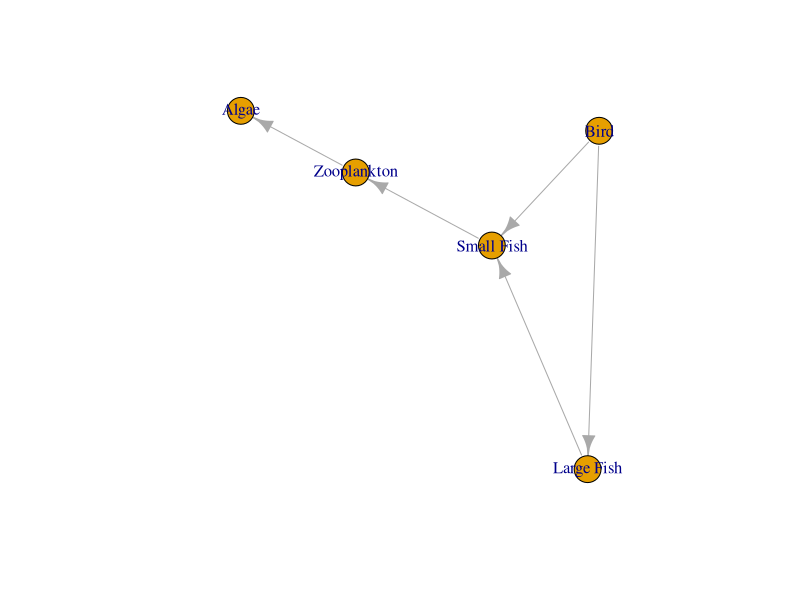
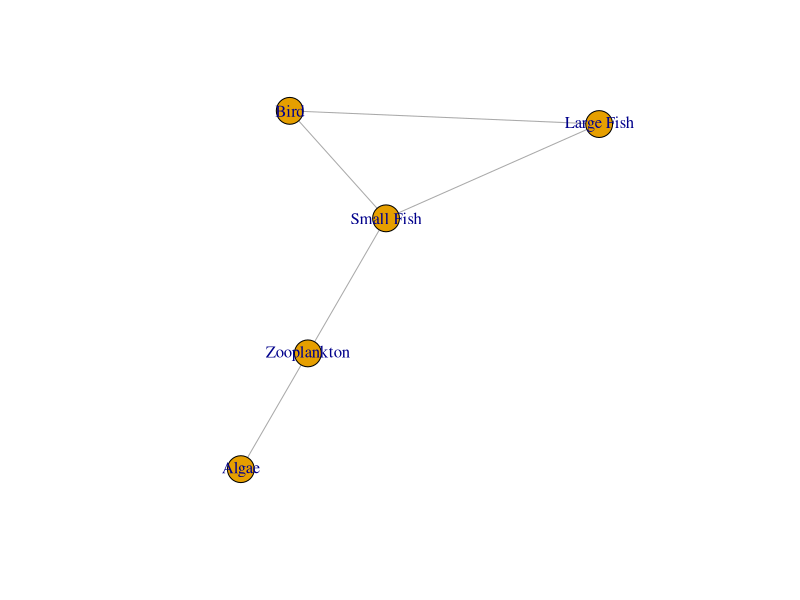
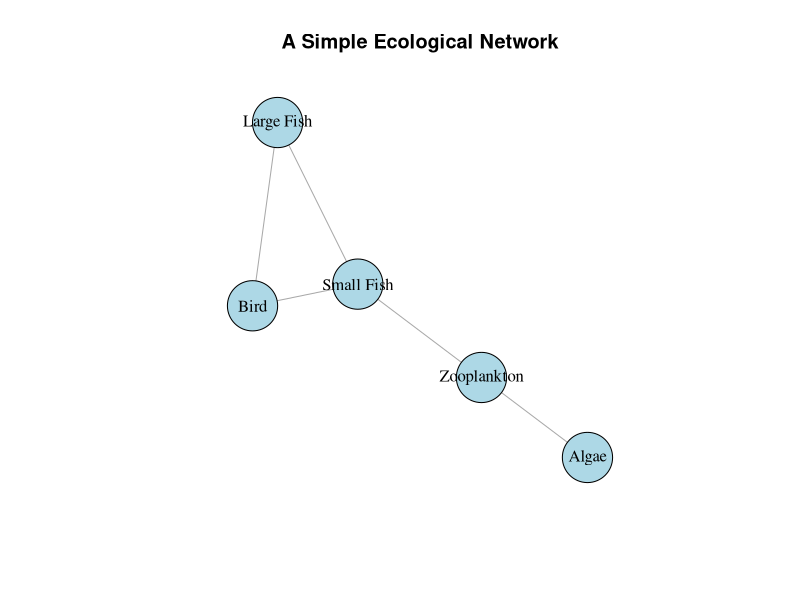
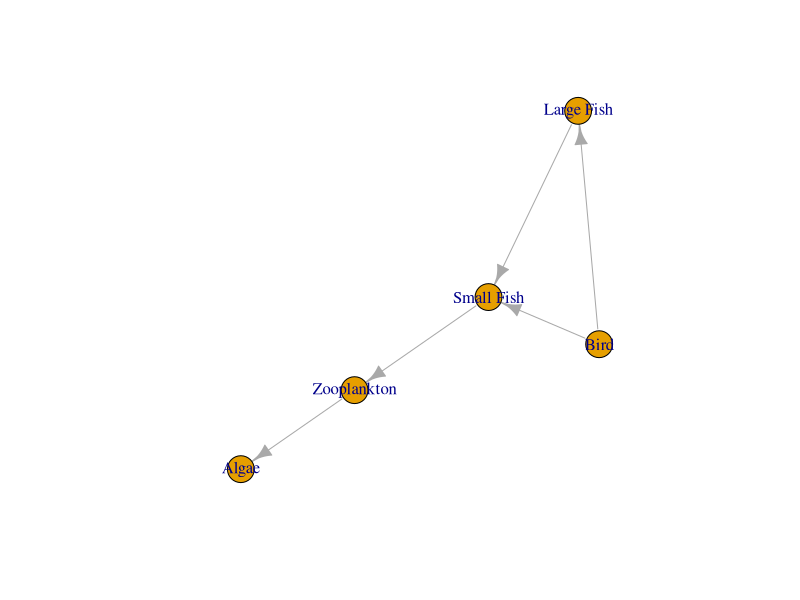

R code for these plots, in order:
# install.packages("igraph") # run once
library(igraph)

species <- c("Algae", "Zooplankton", "Small Fish", "Large Fish", "Bird")

predator <- c("Zooplankton", "Small Fish", "Large Fish", "Bird", "Bird")
prey <- c("Algae", "Zooplankton", "Small Fish", "Small Fish", "Large Fish")

#in the prey and predator groups the order is not casual, they are paired, so each prey predator correspond to a prey (e.g. the zooplankton is hte predator of the algae etc.)

interactions <- data.frame(predator, prey)
#This builds a table, a dataset with the predator prey interactions 

g <- graph_from_data_frame(interactions, vertices = species, directed = T)
#the vertices arguments specifies which are the points that are going to appear in the graph (in our case they will be the predators and preys)
#directed means that there is a direction from the predators to the preys
plot(g)

#We are going to use a function to produce an igraph from a table 
g <- graph_from_data_frame(interactions, vertices = species, directed = F)
#without directions
plot(g)

# Plot with clear labels
plot(
  g,
  layout = layout_with_fr,
  vertex.size = 30,
  vertex.color = "lightblue",
  vertex.label.color = "black",
  vertex.label.cex = 1,
  edge.arrow.size = 0.5,
  main = "A Simple Ecological Network"
)

# Stats
cat("\nNumber of species (nodes):", vcount(g))
cat("\nNumber of interactions (edges):", ecount(g))

# set.seed() function
#the set.seed function selects one of the possible graphs that we can obtain.  Set.seed (42), the number is chosen at random. 
set.seed(42)
g <- graph_from_data_frame(interactions, vertices = species, directed = T)
plot(g)
